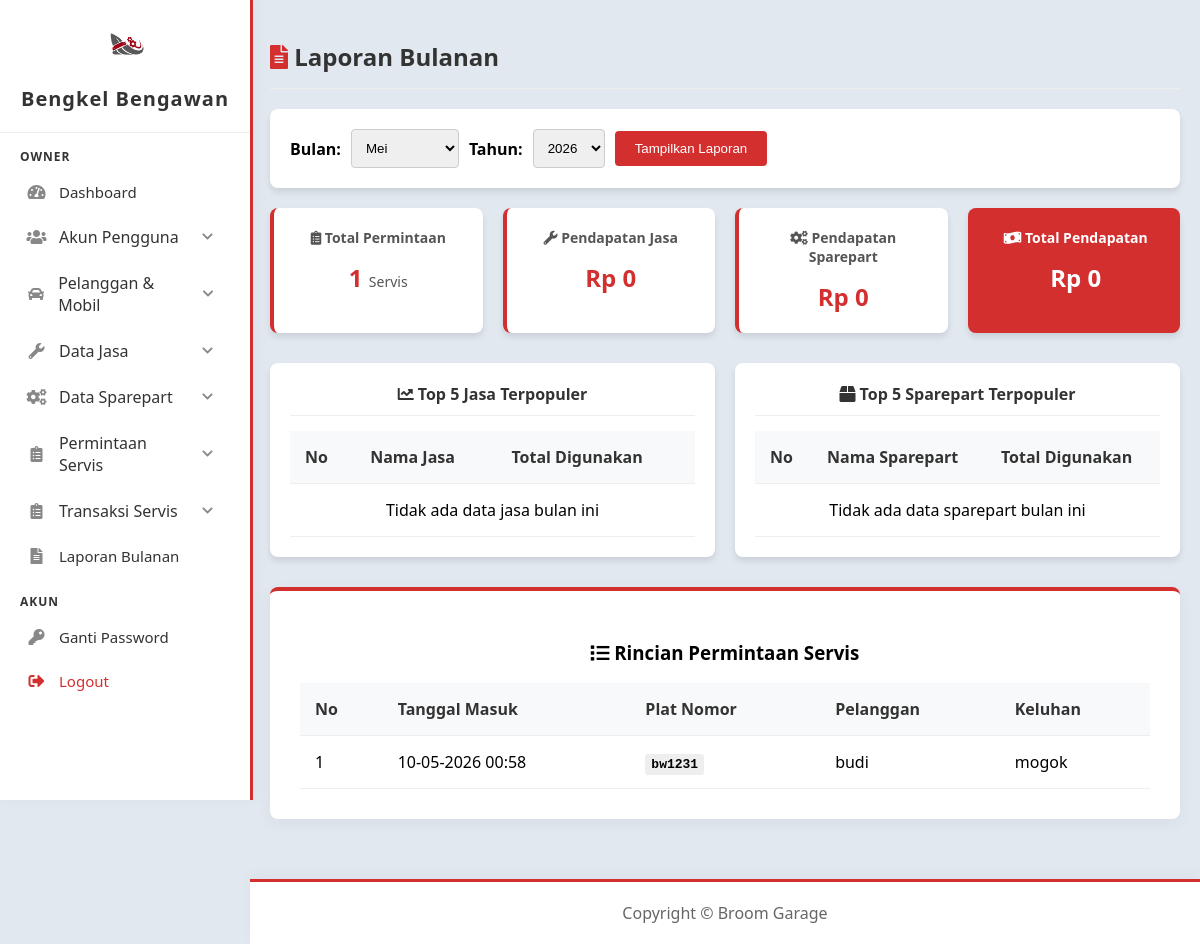
Page /owner/laporan/laporan_bulanan.php (signed in) on the committed database.
### tables this page shows
CREATE TABLE `permintaan_servis` (
  `id_permintaan` int(11) NOT NULL,
  `id_mobil` int(11) NOT NULL,
  `keluhan` varchar(255) NOT NULL,
  `tanggal_masuk` datetime NOT NULL DEFAULT current_timestamp(),
  `tanggal_keluar` datetime DEFAULT NULL
);

CREATE TABLE `mobil` (
  `id_mobil` int(11) NOT NULL,
  `id_pelanggan` int(11) NOT NULL,
  `merk_mobil` varchar(255) NOT NULL,
  `tipe_mobil` varchar(255) NOT NULL,
  `plat_nomor` varchar(8) NOT NULL,
  `tahun_mobil` year(4) DEFAULT NULL
);

CREATE TABLE `pelanggan` (
  `id_pelanggan` int(11) NOT NULL,
  `nama_pelanggan` varchar(255) NOT NULL,
  `no_telp` int(11) NOT NULL,
  `alamat` text DEFAULT NULL
);

### owner/laporan/laporan_bulanan.php (the view, shortened to what this page needs)
<?php
include '../../config/config.php';
$bulan = isset($_GET['bulan']) ? $_GET['bulan'] : date('m');
$tahun = isset($_GET['tahun']) ? $_GET['tahun'] : date('Y');
$query_total_servis = "SELECT COUNT(*) as total FROM permintaan_servis WHERE MONTH(tanggal_masuk) = '$bulan' AND YEAR(tanggal_masuk) = '$tahun'";
$result_total_servis = mysqli_query($conn, $query_total_servis);
$total_servis = mysqli_fetch_assoc($result_total_servis)['total'];
$query_top_jasa = "SELECT j.nama_jasa, SUM(ds.qty) as total_qty
                   FROM detail_servis ds
                   JOIN jasa j ON ds.id_jasa = j.id_jasa
                   JOIN permintaan_servis ps ON ds.id_permintaan = ps.id_permintaan
                   WHERE MONTH(ps.tanggal_masuk) = '$bulan' AND YEAR(ps.tanggal_masuk) = '$tahun'
                   GROUP BY j.id_jasa
                   ORDER BY total_qty DESC LIMIT 5";
$result_top_jasa = mysqli_query($conn, $query_top_jasa);
$query_top_sparepart = "SELECT sp.nama_sparepart, SUM(ds.qty) as total_qty
                        FROM detail_sparepart ds
                        JOIN sparepart sp ON ds.id_sparepart = sp.id_sparepart
                        JOIN permintaan_servis ps ON ds.id_permintaan = ps.id_permintaan
                        WHERE MONTH(ps.tanggal_masuk) = '$bulan' AND YEAR(ps.tanggal_masuk) = '$tahun'
                        GROUP BY sp.id_sparepart
                        ORDER BY total_qty DESC LIMIT 5";
$result_top_sparepart = mysqli_query($conn, $query_top_sparepart);
$query_pendapatan_jasa = "SELECT SUM(ds.total_biaya_jasa) as pendapatan_jasa
                          FROM detail_servis ds
                          JOIN permintaan_servis ps ON ds.id_permintaan = ps.id_permintaan
                          WHERE MONTH(ps.tanggal_masuk) = '$bulan' AND YEAR(ps.tanggal_masuk) = '$tahun'";
$result_pendapatan_jasa = mysqli_query($conn, $query_pendapatan_jasa);
$pendapatan_jasa = mysqli_fetch_assoc($result_pendapatan_jasa)['pendapatan_jasa'] ?? 0;
$query_pendapatan_sparepart = "SELECT SUM(ds.qty * ds.harga_satuan) as pendapatan_sparepart
                               FROM detail_sparepart ds
                               JOIN permintaan_servis ps ON ds.id_permintaan = ps.id_permintaan
                               WHERE MONTH(ps.tanggal_masuk) = '$bulan' AND YEAR(ps.tanggal_masuk) = '$tahun'";
$result_pendapatan_sparepart = mysqli_query($conn, $query_pendapatan_sparepart);
$pendapatan_sparepart = mysqli_fetch_assoc($result_pendapatan_sparepart)['pendapatan_sparepart'] ?? 0;
$total_pendapatan = $pendapatan_jasa + $pendapatan_sparepart;
$query_detail = "SELECT ps.id_permintaan, m.plat_nomor, p.nama_pelanggan, ps.tanggal_masuk, ps.keluhan
                 FROM permintaan_servis ps
                 JOIN mobil m ON ps.id_mobil = m.id_mobil
                 JOIN pelanggan p ON m.id_pelanggan = p.id_pelanggan
                 WHERE MONTH(ps.tanggal_masuk) = '$bulan' AND YEAR(ps.tanggal_masuk) = '$tahun'
                 ORDER BY ps.tanggal_masuk DESC";
$result_detail = mysqli_query($conn, $query_detail);
?>
<!DOCTYPE html>
<html lang="en">
<head>
    <link href="https://cdnjs.cloudflare.com/ajax/libs/font-awesome/5.15.3/css/all.min.css" rel="stylesheet">
    <link href="../../assets/css/dashboard.css" rel="stylesheet">
    <link rel="stylesheet" href="../../assets/css/list.css">
</head>
<body>
    <?php include '../../includes/sidebar.php'; ?>
    <div class="content">
        <h2 style="margin-top: 0; color: #333; text-align: left; border-bottom: 1px solid #eee; padding-bottom: 15px; margin-bottom: 20px;">
            <i class="fas fa-file-alt" style="color: #d32f2f;"></i> Laporan Bulanan
        </h2>
        <div class="filter-form">
            <form method="GET" action="">
                <label for="bulan" style="font-weight:bold;">Bulan:</label>
                <select name="bulan" id="bulan">
                    <?php
                    $nama_bulan = ["Januari", "Februari", "Maret", "April", "Mei", "Juni", "Juli", "Agustus", "September", "Oktober", "November", "Desember"];
                    for ($i = 1; $i <= 12; $i++) {
                        $val = str_pad($i, 2, "0", STR_PAD_LEFT);
                        $selected = ($val == $bulan) ? "selected" : "";
                        echo "<option value='$val' $selected>{$nama_bulan[$i-1]}</option>";
                    }
                    ?>
                </select>
                <label for="tahun" style="font-weight:bold;">Tahun:</label>
                <select name="tahun" id="tahun">
                    <?php
                    $tahun_sekarang = date('Y');
                    for ($i = $tahun_sekarang - 5; $i <= $tahun_sekarang + 1; $i++) {
                        $selected = ($i == $tahun) ? "selected" : "";
                        echo "<option value='$i' $selected>$i</option>";
                    }
                    ?>
                </select>
                <input type="submit" value="Tampilkan Laporan">
            </form>
        </div>
        <div class="report-summary">
            <div class="summary-card">
                <h3><i class="fas fa-clipboard-list"></i> Total Permintaan</h3>
                <p><?php echo $total_servis; ?> <span style="font-size: 14px; font-weight: normal; color: #555;">Servis</span></p>
            </div>
            <div class="summary-card">
                <h3><i class="fas fa-wrench"></i> Pendapatan Jasa</h3>
                <p>Rp <?php echo number_format($pendapatan_jasa, 0, ',', '.'); ?></p>
            </div>
            <div class="summary-card">
                <h3><i class="fas fa-cogs"></i> Pendapatan Sparepart</h3>
                <p>Rp <?php echo number_format($pendapatan_sparepart, 0, ',', '.'); ?></p>
            </div>
            <div class="summary-card" style="background-color: #d32f2f; color: white;">
                <h3 style="color: white;"><i class="fas fa-money-bill-wave"></i> Total Pendapatan</h3>
                <p style="color: white;">Rp <?php echo number_format($total_pendapatan, 0, ',', '.'); ?></p>
            </div>
        </div>
        <div class="tables-container">
            <div>
                <h3><i class="fas fa-chart-line"></i> Top 5 Jasa Terpopuler</h3>
                <table>
                    <thead>
                        <tr>
                            <th>No</th>
                            <th>Nama Jasa</th>
                            <th>Total Digunakan</th>
                        </tr>
                    </thead>
                    <tbody>
                        <?php
                        $no = 1;
                        if(mysqli_num_rows($result_top_jasa) > 0) {
                            while($row = mysqli_fetch_assoc($result_top_jasa)):
                        ?>
                            <tr>
                                <td><?php echo $no++; ?></td>
                                <td><?php echo htmlspecialchars($row['nama_jasa']); ?></td>
                                <td><span class="role-badge" style="background:#28a745; margin:0; padding:2px 8px;"><?php echo htmlspecialchars($row['total_qty']); ?>x</span></td>
                            </tr>
                        <?php
                            endwhile;
                        } else {
                            echo "<tr><td colspan='3' style='text-align:center; padding:15px;'>Tidak ada data jasa bulan ini</td></tr>";
                        }
                        ?>
                    </tbody>
                </table>
            </div>
            <div>
                <h3><i class="fas fa-box"></i> Top 5 Sparepart Terpopuler</h3>
                <table>
                    <thead>
                        <tr>
                            <th>No</th>
                            <th>Nama Sparepart</th>
                            <th>Total Digunakan</th>
                        </tr>
                    </thead>
                    <tbody>
                        <?php
                        $no = 1;
                        if(mysqli_num_rows($result_top_sparepart) > 0) {
                            while($row = mysqli_fetch_assoc($result_top_sparepart)):
                        ?>
                            <tr>
                                <td><?php echo $no++; ?></td>
                                <td><?php echo htmlspecialchars($row['nama_sparepart']); ?></td>
                                <td><span class="role-badge" style="background:#17a2b8; margin:0; padding:2px 8px;"><?php echo htmlspecialchars($row['total_qty']); ?>x</span></td>
                            </tr>
                        <?php
                            endwhile;
                        } else {
                            echo "<tr><td colspan='3' style='text-align:center; padding:15px;'>Tidak ada data sparepart bulan ini</td></tr>";
                        }
                        ?>
                    </tbody>
                </table>
            </div>
        </div>
        <div class="table-container">
            <h3><i class="fas fa-list"></i> Rincian Permintaan Servis</h3>
            <table>
                <thead>
                    <tr>
                        <th>No</th>
                        <th>Tanggal Masuk</th>
                        <th>Plat Nomor</th>
                        <th>Pelanggan</th>
                        <th>Keluhan</th>
                    </tr>
                </thead>
                <tbody>
                    <?php
                    $no = 1;
                    if(mysqli_num_rows($result_detail) > 0) {
                        while($row = mysqli_fetch_assoc($result_detail)):
                    ?>
                        <tr>
                            <td><?php echo $no++; ?></td>
                            <td><?php echo date('d-m-Y H:i', strtotime($row['tanggal_masuk'])); ?></td>
                            <td><span style="font-family:monospace; background:#eee; padding:3px 6px; border-radius:3px;"><strong><?php echo htmlspecialchars($row['plat_nomor']); ?></strong></span></td>
                            <td><?php echo htmlspecialchars($row['nama_pelanggan']); ?></td>
                            <td><?php echo htmlspecialchars($row['keluhan']); ?></td>
                        </tr>
                    <?php
                        endwhile;
                    } else {
                        echo "<tr><td colspan='5' style='text-align:center; padding: 20px;'>Tidak ada permintaan servis bulan ini</td></tr>";
                    }
                    ?>
                </tbody>
            </table>
        </div>
    </div>
    <?php include '../../includes/footer.php'; ?>
</body>
</html>

### assets/css/dashboard.css (style rules this page uses)
body { font-family: 'Segoe UI', Tahoma, Geneva, Verdana, sans-serif; background-color: #e2e8f0; margin: 0; }
.content { padding: 40px 20px; text-align: center; }

### assets/css/list.css (style rules this page uses)
.table-container { background: white; padding: 30px; border-radius: 8px; box-shadow: 0 4px 15px rgba(0,0,0,0.05); margin: 20px auto; max-width: 900px; border-top: 4px solid #d32f2f; }
table { width: 100%; border-collapse: collapse; margin-top: 15px; }
th, td { padding: 15px; text-align: left; border-bottom: 1px solid #eee; }
th { background-color: #f8f9fa; color: #333; font-weight: 600; }

### assets/css/sidebar.css (style rules this page uses)
body { padding-left: 250px; margin: 0; }

### assets/css/footer.css (style rules this page uses)
body { display: flex; flex-direction: column; min-height: 100vh; }

### owner/laporan/laporan_bulanan.php (style rules this page uses)
.report-summary { display: flex; gap: 20px; margin-bottom: 30px; }
.summary-card { background-color: white; padding: 20px; border-radius: 8px; box-shadow: 0 4px 6px rgba(0,0,0,0.1); flex: 1; border-left: 4px solid #d32f2f; }
.summary-card h3 { margin-top: 0; color: #555; font-size: 14px; }
.summary-card p { font-size: 24px; font-weight: bold; margin: 10px 0 0; color: #d32f2f; }
.filter-form { background-color: white; padding: 20px; border-radius: 8px; margin-bottom: 20px; box-shadow: 0 4px 6px rgba(0,0,0,0.1); }
.filter-form form { display: flex; align-items: center; flex-wrap: wrap; gap: 10px; }
.filter-form select, .filter-form input[type="submit"] { padding: 10px; border: 1px solid #ccc; border-radius: 4px; }
.filter-form input[type="submit"] { background-color: #d32f2f; color: white; border: none; cursor: pointer; padding: 10px 20px; }
.tables-container { display: flex; gap: 20px; margin-bottom: 30px; }
.tables-container > div { flex: 1; background-color: white; padding: 20px; border-radius: 8px; box-shadow: 0 4px 6px rgba(0,0,0,0.1); }
.tables-container h3 { margin-top: 0; border-bottom: 1px solid #eee; padding-bottom: 10px; margin-bottom: 15px; font-size: 16px; color: #333; }

### rows in the picture
permintaan_servis: tanggal_masuk "10-05-2026 00:58", id_mobil.plat_nomor "bw1231", pelanggan.nama_pelanggan "budi", keluhan "mogok"

### other values in the picture
$total_servis "1"
$pendapatan_jasa "0"
$pendapatan_sparepart "0"
$total_pendapatan "0"
form field bulan "Mei"
form field tahun "2026"
